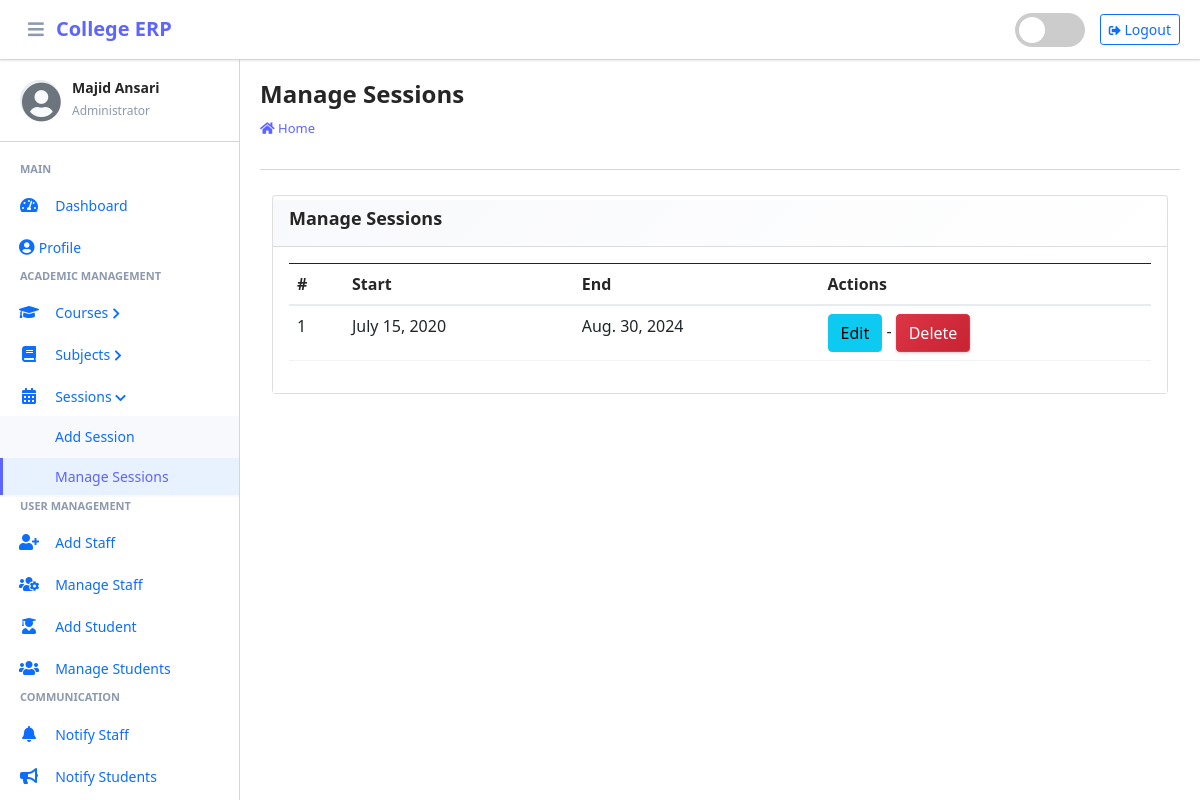
The app's page /session/manage/ (signed in) with its own data.
### main_app/models.py (models this page shows, shortened)
class CustomUser(AbstractUser):
    USER_TYPE = ((1, "HOD"), (2, "Staff"), (3, "Student"))
    GENDER = [("M", "Male"), ("F", "Female")]
    username = None  # Removed username, using email instead
    email = models.EmailField(unique=True)
    user_type = models.CharField(default=1, choices=USER_TYPE, max_length=1)
    gender = models.CharField(max_length=1, choices=GENDER)
    profile_pic = models.ImageField()
    address = models.TextField()
    fcm_token = models.TextField(default="")  # For firebase notifications
    created_at = models.DateTimeField(auto_now_add=True)
    updated_at = models.DateTimeField(auto_now=True)
    USERNAME_FIELD = "email"
    REQUIRED_FIELDS = []
    objects = CustomUserManager()

class Session(models.Model):
    start_year = models.DateField()
    end_year = models.DateField()

### main_app/hod_views.py (the view)
# urls.py: path("session/manage/", hod_views.manage_session, name='manage_session'),
def manage_session(request):
    sessions = Session.objects.all()
    context = {'sessions': sessions, 'page_title': 'Manage Sessions'}
    return render(request, "hod_template/manage_session.html", context)

### main_app/templates/hod_template/manage_session.html
{% extends 'main_app/base.html' %}
{% load static %}
{% block page_title %}{{page_title}}{% endblock page_title %}
{% block content %}
<section class="content">
    <div class="container-fluid">
        <div class="row">
            <div class="col-md-12">
                <div class="card">
                    <div class="card-header">
                        <h3 class="card-title">{{page_title}}</h3>
                    </div>
                    <div class="card-body">
                        <table id="example2" class="table table-bordered table-hover">
                            <thead class="thead-dark">
                                <tr>
                                    <th>#</th>
                                    <th>Start</th>
                                    <th>End</th>
                                    <th>Actions</th>
                                </tr>
                            </thead>
                            <tbody>
                                {% for session in sessions %}
                                <tr>
                                    <td>{{ forloop.counter }}</td>
                                    <td>{{session.start_year}}</td>
                                    <td>{{session.end_year}}</td>
                                    <td><a href="{% url 'edit_session' session.id %}" class="btn btn-info">Edit</a> - <a href="{% url 'delete_session' session.id %}" onclick="return confirm('Are you sure you want to delete this ?')" class="btn btn-danger">Delete</a> </td>
                                </tr>
                                {% endfor %}
                            </tbody>
                        </table>
                    </div>
                </div>
            </div>
        </div>
    </div>
</section>
{% endblock content %}

### main_app/templates/main_app/erpnext_sidebar.html (shortened to what this page needs)
{% load static %}
<div class="sidebar-header">
    <div class="sidebar-user">
        <i class="fas fa-user-circle sidebar-default-avatar" id="default-avatar" style="display: none;"></i>
        <div class="sidebar-user-info">
            <h6>{{ user.get_full_name|default:user.username }}</h6>
            <small>
                {% if user.user_type == '1' %}
                    Administrator
                {% elif user.user_type == '2' %}
                    Staff Member
                {% else %}
                    Student
                {% endif %}
            </small>
        </div>
    </div>
</div>
<div class="nav-section">
    {% if user.user_type == '1' %}
        <h6 class="nav-section-title">Main</h6>
        <div class="nav-item">
            {% url 'admin_home' as admin_home %}
            <a href="{{ admin_home }}" class="nav-link {% if admin_home == request.path %}active{% endif %}">
                <i class="nav-icon fas fa-tachometer-alt"></i>
                <span class="nav-text">Dashboard</span>
            </a>
        </div>
        <div class="nav-item">
            {% url 'admin_view_profile' as admin_view_profile %}
            <a href="{{ admin_view_profile }}" class="nav-link {% if admin_view_profile == request.path %}active{% endif %}">
                <i class="fas fa-user-circle"></i>
                <span class="nav-text">Profile</span>
            </a>
        </div>
        <h6 class="nav-section-title">Academic Management</h6>
        <div class="nav-item has-submenu {% if 'course' in request.path %}open{% endif %}">
            <a href="#" class="nav-link">
                <i class="nav-icon fas fa-graduation-cap"></i>
                <span class="nav-text">Courses</span>
                <i class="nav-arrow fas fa-chevron-right"></i>
            </a>
        </div>
        <div class="nav-item has-submenu {% if 'subject' in request.path %}open{% endif %}">
            <a href="#" class="nav-link">
                <i class="nav-icon fas fa-book"></i>
                <span class="nav-text">Subjects</span>
                <i class="nav-arrow fas fa-chevron-right"></i>
            </a>
        </div>
        <div class="nav-item has-submenu {% if 'session' in request.path %}open{% endif %}">
            <a href="#" class="nav-link">
                <i class="nav-icon fas fa-calendar-alt"></i>
                <span class="nav-text">Sessions</span>
                <i class="nav-arrow fas fa-chevron-right"></i>
            </a>
            <div class="nav-submenu">
                <div class="nav-item">
                    {% url 'add_session' as add_session %}
                    <a href="{{ add_session }}" class="nav-link {% if add_session == request.path %}active{% endif %}">
                        <span class="nav-text">Add Session</span>
                    </a>
                </div>
                <div class="nav-item">
                    {% url 'manage_session' as manage_session %}
                    <a href="{{ manage_session }}" class="nav-link {% if manage_session == request.path or 'edit_session' in request.path %}active{% endif %}">
                        <span class="nav-text">Manage Sessions</span>
                    </a>
                </div>
            </div>
        </div>
        <h6 class="nav-section-title">User Management</h6>
        <div class="nav-item">
            {% url 'add_staff' as add_staff %}
            <a href="{{ add_staff }}" class="nav-link {% if add_staff == request.path %}active{% endif %}">
                <i class="nav-icon fas fa-user-plus"></i>
                <span class="nav-text">Add Staff</span>
            </a>
        </div>
        <div class="nav-item">
            {% url 'manage_staff' as manage_staff %}
            <a href="{{ manage_staff }}" class="nav-link {% if manage_staff == request.path or 'edit_staff' in request.path %}active{% endif %}">
                <i class="nav-icon fas fa-users-cog"></i>
                <span class="nav-text">Manage Staff</span>
            </a>
        </div>
        <div class="nav-item">
            {% url 'add_student' as add_student %}
            <a href="{{ add_student }}" class="nav-link {% if add_student == request.path %}active{% endif %}">
                <i class="nav-icon fas fa-user-graduate"></i>
                <span class="nav-text">Add Student</span>
            </a>
        </div>
        <div class="nav-item">
            {% url 'manage_student' as manage_student %}
            <a href="{{ manage_student }}" class="nav-link {% if manage_student == request.path or 'edit_student' in request.path %}active{% endif %}">
                <i class="nav-icon fas fa-users"></i>
                <span class="nav-text">Manage Students</span>
            </a>
        </div>
        <h6 class="nav-section-title">Communication</h6>
        <div class="nav-item">
            {% url 'admin_notify_staff' as admin_notify_staff %}
            <a href="{{ admin_notify_staff }}" class="nav-link {% if admin_notify_staff == request.path %}active{% endif %}">
                <i class="nav-icon fas fa-bell"></i>
                <span class="nav-text">Notify Staff</span>
            </a>
        </div>
        <div class="nav-item">
            {% url 'admin_notify_student' as admin_notify_student %}
            <a href="{{ admin_notify_student }}" class="nav-link {% if admin_notify_student == request.path %}active{% endif %}">
                <i class="nav-icon fas fa-bullhorn"></i>
                <span class="nav-text">Notify Students</span>
            </a>
        </div>
    {% endif %}
</div>

### records on screen
CustomUser: get_full_name "Majid Ansari"
Session: start_year "July 15, 2020", end_year "Aug. 30, 2024"

### other values on screen
{{ page_title }} "Manage Sessions"
